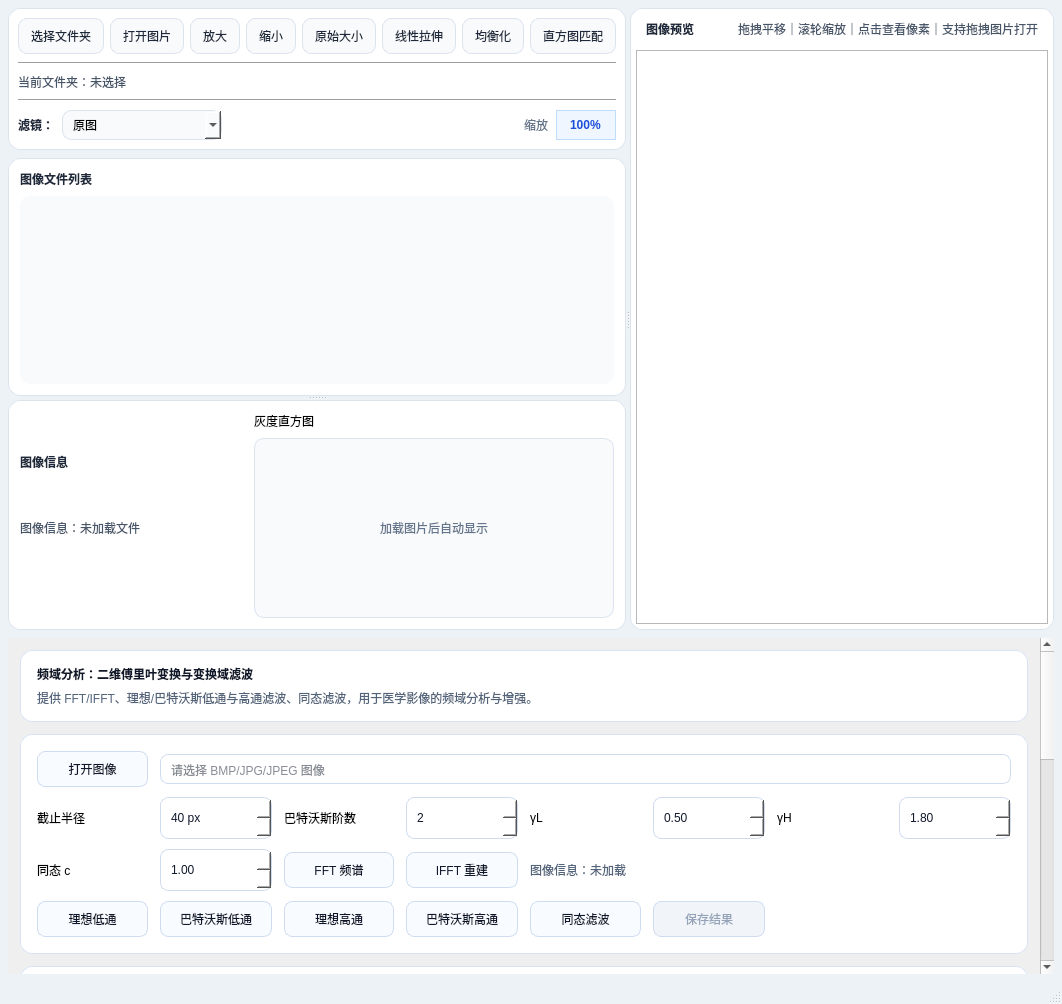
<?xml version="1.0" encoding="UTF-8"?>
<ui version="4.0">
 <class>MainWindow</class>
 <widget class="QMainWindow" name="MainWindow">
  <property name="windowTitle">
   <string>医学影像分析平台</string>
  </property>
  <property name="styleSheet">
   <string notr="true">QMainWindow#MainWindow {
    background: #edf2f7;
}

QWidget#toolbarCard,
QWidget#listCard,
QWidget#infoCard,
QWidget#canvasCard {
    background: white;
    border: 1px solid #dbe3ee;
    border-radius: 12px;
}

QWidget#buttonRow1,
QWidget#buttonRow2,
QWidget#buttonRow3 {
    background: transparent;
}

QFrame#toolbarDivider {
    background: #e8eef5;
    min-height: 1px;
    max-height: 1px;
    border: none;
}

QPushButton {
    background: #f8fafc;
    color: #1e293b;
    border: 1px solid #dbe3ee;
    border-radius: 9px;
    padding: 8px 12px;
}

QPushButton:hover {
    background: #dbeafe;
}

QLabel#folderLabel,
QLabel#infoLabel,
QLabel#histogramLabel,
QLabel#previewHintLabel,
QLabel#filterLabel,
QLabel#listTitle,
QLabel#infoTitle,
QLabel#previewTitleLabel {
    color: #475569;
}

QLabel#filterLabel,
QLabel#listTitle,
QLabel#infoTitle,
QLabel#previewTitleLabel {
    color: #1e293b;
    font-weight: 700;
}

QLabel#zoomTextLabel {
    color: #64748b;
}

QLabel#zoomLabel {
    background: #eff6ff;
    color: #1d4ed8;
    border: 1px solid #bfdbfe;
    border-radius: 999px;
    padding: 4px 10px;
    font-weight: 700;
}

QLabel#histogramLabel {
    background: #f8fafc;
    color: #64748b;
    border: 1px solid #dbe3ee;
    border-radius: 10px;
    padding: 8px;
}

QComboBox {
    background: #f8fafc;
    color: #000000;
    border: 1px solid #dbe3ee;
    border-radius: 9px;
    padding: 6px 10px;
    min-width: 120px;
}

QComboBox QAbstractItemView {
    color: #000000;
    background: #ffffff;
    selection-color: #000000;
    selection-background-color: #e0e0e0;
}

QListWidget {
    background: #f8fafc;
    color: #1e293b;
    border: none;
    border-radius: 10px;
    padding: 6px;
    font-family: Consolas;
}

QListWidget::item {
    padding: 6px 8px;
    border-radius: 6px;
}

QListWidget::item:selected {
    background: #bfdbfe;
    color: #0f172a;
}</string>
  </property>
  <widget class="QWidget" name="centralwidget">
   <layout class="QVBoxLayout" name="rootLayout">
    <property name="leftMargin">
     <number>8</number>
    </property>
    <property name="topMargin">
     <number>8</number>
    </property>
    <property name="rightMargin">
     <number>8</number>
    </property>
    <property name="bottomMargin">
     <number>8</number>
    </property>
    <property name="spacing">
     <number>8</number>
    </property>
    <item>
     <widget class="QSplitter" name="mainSplitter">
      <property name="orientation">
       <enum>Qt::Horizontal</enum>
      </property>
      <property name="childrenCollapsible">
       <bool>false</bool>
      </property>
      <widget class="QWidget" name="leftPanel">
       <layout class="QVBoxLayout" name="leftLayout">
        <property name="leftMargin">
         <number>0</number>
        </property>
        <property name="topMargin">
         <number>0</number>
        </property>
        <property name="rightMargin">
         <number>0</number>
        </property>
        <property name="bottomMargin">
         <number>0</number>
        </property>
        <property name="spacing">
         <number>8</number>
        </property>
        <item>
         <widget class="QWidget" name="toolbarCard">
          <layout class="QVBoxLayout" name="toolbarLayout">
           <property name="leftMargin">
            <number>10</number>
           </property>
           <property name="topMargin">
            <number>10</number>
           </property>
           <property name="rightMargin">
            <number>10</number>
           </property>
           <property name="bottomMargin">
            <number>10</number>
           </property>
           <property name="spacing">
            <number>8</number>
           </property>
           <item>
            <widget class="QWidget" name="buttonRow1">
             <layout class="QHBoxLayout" name="buttonRow1Layout">
              <property name="leftMargin">
               <number>0</number>
              </property>
              <property name="topMargin">
               <number>0</number>
              </property>
              <property name="rightMargin">
               <number>0</number>
              </property>
              <property name="bottomMargin">
               <number>0</number>
              </property>
              <property name="spacing">
               <number>6</number>
              </property>
              <item><widget class="QPushButton" name="selectFolderButton"><property name="text"><string>选择文件夹</string></property></widget></item>
              <item><widget class="QPushButton" name="openFileButton"><property name="text"><string>打开图片</string></property></widget></item>
              <item><widget class="QPushButton" name="zoomInButton"><property name="text"><string>放大</string></property></widget></item>
              <item><widget class="QPushButton" name="zoomOutButton"><property name="text"><string>缩小</string></property></widget></item>
              <item><widget class="QPushButton" name="resetZoomButton"><property name="text"><string>原始大小</string></property></widget></item>
              <item><widget class="QPushButton" name="linearStretchButton"><property name="text"><string>线性拉伸</string></property></widget></item>
              <item><widget class="QPushButton" name="equalizeButton"><property name="text"><string>均衡化</string></property></widget></item>
              <item><widget class="QPushButton" name="histMatchButton"><property name="text"><string>直方图匹配</string></property></widget></item>
             </layout>
            </widget>
           </item>
           <item>
            <widget class="QFrame" name="toolbarDivider1">
             <property name="frameShape">
              <enum>QFrame::HLine</enum>
             </property>
             <property name="frameShadow">
              <enum>QFrame::Sunken</enum>
             </property>
            </widget>
           </item>
           <item>
            <widget class="QWidget" name="buttonRow2">
             <layout class="QHBoxLayout" name="buttonRow2Layout">
              <property name="leftMargin"><number>0</number></property>
              <property name="topMargin"><number>0</number></property>
              <property name="rightMargin"><number>0</number></property>
              <property name="bottomMargin"><number>0</number></property>
              <item>
               <widget class="QLabel" name="folderLabel">
                <property name="text"><string>当前文件夹：未选择</string></property>
                <property name="wordWrap"><bool>true</bool></property>
               </widget>
              </item>
            </layout>
           </widget>
           </item>
           <item>
            <widget class="QFrame" name="toolbarDivider2">
             <property name="frameShape">
              <enum>QFrame::HLine</enum>
             </property>
             <property name="frameShadow">
              <enum>QFrame::Sunken</enum>
             </property>
            </widget>
           </item>
           <item>
            <widget class="QWidget" name="buttonRow3">
             <layout class="QHBoxLayout" name="buttonRow3Layout">
              <property name="leftMargin"><number>0</number></property>
              <property name="topMargin"><number>0</number></property>
              <property name="rightMargin"><number>0</number></property>
              <property name="bottomMargin"><number>0</number></property>
              <property name="spacing"><number>8</number></property>
              <item>
               <widget class="QLabel" name="filterLabel">
                <property name="text"><string>滤镜：</string></property>
               </widget>
              </item>
              <item>
               <widget class="QComboBox" name="filterComboBox">
                <item><property name="text"><string>原图</string></property></item>
                <item><property name="text"><string>灰度</string></property></item>
                <item><property name="text"><string>反相</string></property></item>
                <item><property name="text"><string>二值化</string></property></item>
                <item><property name="text"><string>暖色</string></property></item>
                <item><property name="text"><string>冷色</string></property></item>
                <item><property name="text"><string>边缘增强</string></property></item>
                <item><property name="text"><string>锐化</string></property></item>
               </widget>
              </item>
              <item>
               <spacer name="buttonRow3Spacer">
                <property name="orientation"><enum>Qt::Horizontal</enum></property>
                <property name="sizeHint" stdset="0">
                 <size><width>40</width><height>20</height></size>
                </property>
               </spacer>
              </item>
              <item>
               <widget class="QLabel" name="zoomTextLabel">
                <property name="text"><string>缩放</string></property>
               </widget>
              </item>
              <item>
               <widget class="QLabel" name="zoomLabel">
                <property name="text"><string>100%</string></property>
               </widget>
              </item>
             </layout>
            </widget>
           </item>
          </layout>
         </widget>
        </item>
        <item>
         <widget class="QSplitter" name="leftInnerSplitter">
          <property name="orientation">
           <enum>Qt::Vertical</enum>
          </property>
          <property name="childrenCollapsible">
           <bool>false</bool>
          </property>
          <widget class="QWidget" name="listCard">
           <layout class="QVBoxLayout" name="listLayout">
            <property name="leftMargin"><number>12</number></property>
            <property name="topMargin"><number>12</number></property>
            <property name="rightMargin"><number>12</number></property>
            <property name="bottomMargin"><number>12</number></property>
            <property name="spacing"><number>8</number></property>
            <item>
             <widget class="QLabel" name="listTitle">
              <property name="text"><string>图像文件列表</string></property>
             </widget>
            </item>
            <item>
             <widget class="QListWidget" name="fileListWidget"/>
            </item>
           </layout>
          </widget>
          <widget class="QWidget" name="infoCard">
           <layout class="QHBoxLayout" name="infoLayout">
            <property name="leftMargin"><number>12</number></property>
            <property name="topMargin"><number>12</number></property>
            <property name="rightMargin"><number>12</number></property>
            <property name="bottomMargin"><number>12</number></property>
            <property name="spacing"><number>12</number></property>
            <item>
             <widget class="QWidget" name="infoPane">
              <layout class="QVBoxLayout" name="infoPaneLayout">
               <property name="leftMargin"><number>0</number></property>
               <property name="topMargin"><number>0</number></property>
               <property name="rightMargin"><number>0</number></property>
               <property name="bottomMargin"><number>0</number></property>
               <property name="spacing"><number>8</number></property>
               <item>
                <widget class="QLabel" name="infoTitle">
                 <property name="text"><string>图像信息</string></property>
                </widget>
               </item>
               <item>
                <widget class="QLabel" name="infoLabel">
                 <property name="text"><string>图像信息：未加载文件</string></property>
                 <property name="wordWrap"><bool>true</bool></property>
                 <property name="alignment"><set>Qt::AlignTop|Qt::AlignLeft</set></property>
                </widget>
               </item>
              </layout>
             </widget>
            </item>
            <item>
             <widget class="QWidget" name="histogramPane">
              <property name="minimumSize">
               <size>
                <width>360</width>
                <height>0</height>
               </size>
              </property>
              <layout class="QVBoxLayout" name="histogramPaneLayout">
               <property name="leftMargin"><number>0</number></property>
               <property name="topMargin"><number>0</number></property>
               <property name="rightMargin"><number>0</number></property>
               <property name="bottomMargin"><number>0</number></property>
               <property name="spacing"><number>8</number></property>
               <item>
                <widget class="QLabel" name="histogramTitle">
                 <property name="text"><string>灰度直方图</string></property>
                </widget>
               </item>
               <item>
                <widget class="QLabel" name="histogramLabel">
                 <property name="minimumSize">
                  <size>
                   <width>320</width>
                   <height>180</height>
                  </size>
                 </property>
                 <property name="frameShape">
                  <enum>QFrame::StyledPanel</enum>
                 </property>
                 <property name="alignment">
                  <set>Qt::AlignCenter</set>
                 </property>
                 <property name="text">
                  <string>加载图片后自动显示</string>
                 </property>
                </widget>
               </item>
              </layout>
             </widget>
            </item>
           </layout>
          </widget>
         </widget>
        </item>
       </layout>
      </widget>
      <widget class="QWidget" name="rightPanel">
       <layout class="QVBoxLayout" name="rightLayout">
        <property name="leftMargin"><number>0</number></property>
        <property name="topMargin"><number>0</number></property>
        <property name="rightMargin"><number>0</number></property>
        <property name="bottomMargin"><number>0</number></property>
        <property name="spacing"><number>0</number></property>
        <item>
         <widget class="QWidget" name="canvasCard">
          <layout class="QVBoxLayout" name="canvasLayout">
           <property name="leftMargin"><number>6</number></property>
           <property name="topMargin"><number>6</number></property>
           <property name="rightMargin"><number>6</number></property>
           <property name="bottomMargin"><number>6</number></property>
           <property name="spacing"><number>6</number></property>
           <item>
            <widget class="QWidget" name="canvasTop">
             <property name="minimumSize">
              <size><width>0</width><height>30</height></size>
             </property>
             <property name="maximumSize">
              <size><width>16777215</width><height>30</height></size>
             </property>
             <layout class="QHBoxLayout" name="canvasTopLayout">
              <property name="leftMargin"><number>10</number></property>
              <property name="topMargin"><number>3</number></property>
              <property name="rightMargin"><number>10</number></property>
              <property name="bottomMargin"><number>3</number></property>
              <property name="spacing"><number>8</number></property>
              <item>
               <widget class="QLabel" name="previewTitleLabel">
                <property name="text"><string>图像预览</string></property>
               </widget>
              </item>
              <item>
               <spacer name="canvasTopSpacer">
                <property name="orientation"><enum>Qt::Horizontal</enum></property>
                <property name="sizeHint" stdset="0">
                 <size><width>40</width><height>20</height></size>
                </property>
               </spacer>
              </item>
              <item>
               <widget class="QLabel" name="previewHintLabel">
                <property name="text"><string>拖拽平移｜滚轮缩放｜点击查看像素｜支持拖拽图片打开</string></property>
               </widget>
              </item>
             </layout>
            </widget>
           </item>
           <item>
            <widget class="ImageView" name="imageView">
             <property name="minimumSize">
              <size><width>320</width><height>240</height></size>
             </property>
            </widget>
           </item>
          </layout>
         </widget>
        </item>
       </layout>
      </widget>
     </widget>
    </item>
    <item>
     <widget class="FourierExperimentWidget" name="fourierExperimentPage">
      <property name="styleSheet">
       <string notr="true">FourierExperimentWidget#fourierExperimentPage {
    background: #f5f8ff;
}

QFrame#fourierHeaderCard,
QFrame#fourierControlCard,
QFrame#fourierPreviewCard,
QFrame#fourierNotesCard {
    background: #ffffff;
    border: 1px solid #d7e3f5;
    border-radius: 12px;
}

QLabel#fourierTitle,
QLabel#fourierNotesTitle,
QLabel#fourierOriginalTitle,
QLabel#fourierSpectrumTitle,
QLabel#fourierResultTitle {
    color: #0f172a;
    font-weight: 700;
}

QLabel#fourierSubtitle,
QLabel#fourierImageInfoLabel,
QLabel#fourierStatusLabel {
    color: #52637a;
}

QLabel#fourierOriginalLabel,
QLabel#fourierSpectrumLabel,
QLabel#fourierResultLabel {
    background: #0f172a;
    color: #dbeafe;
    border: 1px solid #d7e3f5;
    border-radius: 10px;
}

QLineEdit#fourierPathEdit,
QSpinBox#fourierCutoffSpin,
QSpinBox#fourierOrderSpin,
QDoubleSpinBox#fourierGammaLowSpin,
QDoubleSpinBox#fourierGammaHighSpin,
QDoubleSpinBox#fourierHomomorphicCSpin,
QTextEdit#fourierNotesEdit {
    color: #0f172a;
    background: #ffffff;
    border: 1px solid #cfdcf0;
    border-radius: 8px;
    padding: 6px 8px;
}

QSpinBox#fourierCutoffSpin,
QSpinBox#fourierOrderSpin,
QDoubleSpinBox#fourierGammaLowSpin,
QDoubleSpinBox#fourierGammaHighSpin,
QDoubleSpinBox#fourierHomomorphicCSpin {
    min-height: 28px;
    padding: 6px 24px 6px 8px;
}

QPushButton#fourierOpenButton,
QPushButton#fourierFftButton,
QPushButton#fourierIfftButton,
QPushButton#fourierIdealLowButton,
QPushButton#fourierButterLowButton,
QPushButton#fourierIdealHighButton,
QPushButton#fourierButterHighButton,
QPushButton#fourierHomoButton,
QPushButton#fourierSaveButton {
    color: #0f172a;
    background: #f8fbff;
    border: 1px solid #cfdcf0;
    border-radius: 8px;
    padding: 8px 12px;
}

QPushButton#fourierOpenButton:hover,
QPushButton#fourierFftButton:hover,
QPushButton#fourierIfftButton:hover,
QPushButton#fourierIdealLowButton:hover,
QPushButton#fourierButterLowButton:hover,
QPushButton#fourierIdealHighButton:hover,
QPushButton#fourierButterHighButton:hover,
QPushButton#fourierHomoButton:hover,
QPushButton#fourierSaveButton:hover {
    background: #e6f0ff;
}

QPushButton#fourierSaveButton:disabled {
    color: #94a3b8;
    background: #f1f5f9;
}</string>
      </property>
      <layout class="QVBoxLayout" name="fourierRootLayout">
       <property name="leftMargin"><number>0</number></property>
       <property name="topMargin"><number>0</number></property>
       <property name="rightMargin"><number>0</number></property>
       <property name="bottomMargin"><number>0</number></property>
       <property name="spacing"><number>10</number></property>
       <item>
        <widget class="QScrollArea" name="fourierScrollArea">
         <property name="frameShape"><enum>QFrame::NoFrame</enum></property>
         <property name="widgetResizable"><bool>true</bool></property>
         <widget class="QWidget" name="fourierScrollContent">
          <layout class="QVBoxLayout" name="fourierContentLayout">
           <property name="leftMargin"><number>12</number></property>
           <property name="topMargin"><number>12</number></property>
           <property name="rightMargin"><number>12</number></property>
           <property name="bottomMargin"><number>12</number></property>
           <property name="spacing"><number>12</number></property>
           <item>
            <widget class="QFrame" name="fourierHeaderCard">
             <layout class="QVBoxLayout" name="fourierHeaderLayout">
              <property name="leftMargin"><number>16</number></property>
              <property name="topMargin"><number>14</number></property>
              <property name="rightMargin"><number>16</number></property>
              <property name="bottomMargin"><number>14</number></property>
              <property name="spacing"><number>6</number></property>
              <item>
               <widget class="QLabel" name="fourierTitle">
                <property name="text"><string>频域分析：二维傅里叶变换与变换域滤波</string></property>
               </widget>
              </item>
              <item>
               <widget class="QLabel" name="fourierSubtitle">
                <property name="text"><string>提供 FFT/IFFT、理想/巴特沃斯低通与高通滤波、同态滤波，用于医学影像的频域分析与增强。</string></property>
                <property name="wordWrap"><bool>true</bool></property>
               </widget>
              </item>
             </layout>
            </widget>
           </item>
           <item>
            <widget class="QFrame" name="fourierControlCard">
             <layout class="QGridLayout" name="fourierControlLayout">
              <property name="leftMargin"><number>16</number></property>
              <property name="topMargin"><number>16</number></property>
              <property name="rightMargin"><number>16</number></property>
              <property name="bottomMargin"><number>16</number></property>
              <property name="horizontalSpacing"><number>12</number></property>
              <property name="verticalSpacing"><number>10</number></property>
              <item row="0" column="0">
               <widget class="QPushButton" name="fourierOpenButton">
                <property name="minimumSize"><size><width>92</width><height>34</height></size></property>
                <property name="text"><string>打开图像</string></property>
               </widget>
              </item>
              <item row="0" column="1" colspan="7">
               <widget class="QLineEdit" name="fourierPathEdit">
                <property name="readOnly"><bool>true</bool></property>
                <property name="placeholderText"><string>请选择 BMP/JPG/JPEG 图像</string></property>
               </widget>
              </item>
              <item row="1" column="0">
               <widget class="QLabel" name="fourierCutoffLabel">
                <property name="text"><string>截止半径</string></property>
               </widget>
              </item>
              <item row="1" column="1">
               <widget class="QSpinBox" name="fourierCutoffSpin">
                <property name="minimumSize"><size><width>112</width><height>0</height></size></property>
                <property name="suffix"><string> px</string></property>
                <property name="minimum"><number>1</number></property>
                <property name="maximum"><number>2048</number></property>
                <property name="value"><number>40</number></property>
               </widget>
              </item>
              <item row="1" column="2">
               <widget class="QLabel" name="fourierOrderLabel">
                <property name="text"><string>巴特沃斯阶数</string></property>
               </widget>
              </item>
              <item row="1" column="3">
               <widget class="QSpinBox" name="fourierOrderSpin">
                <property name="minimumSize"><size><width>96</width><height>0</height></size></property>
                <property name="minimum"><number>1</number></property>
                <property name="maximum"><number>10</number></property>
                <property name="value"><number>2</number></property>
               </widget>
              </item>
              <item row="1" column="4">
               <widget class="QLabel" name="fourierGammaLowLabel">
                <property name="text"><string>γL</string></property>
               </widget>
              </item>
              <item row="1" column="5">
               <widget class="QDoubleSpinBox" name="fourierGammaLowSpin">
                <property name="minimumSize"><size><width>112</width><height>0</height></size></property>
                <property name="decimals"><number>2</number></property>
                <property name="minimum"><double>0.050000000000000</double></property>
                <property name="maximum"><double>2.000000000000000</double></property>
                <property name="singleStep"><double>0.050000000000000</double></property>
                <property name="value"><double>0.500000000000000</double></property>
               </widget>
              </item>
              <item row="1" column="6">
               <widget class="QLabel" name="fourierGammaHighLabel">
                <property name="text"><string>γH</string></property>
               </widget>
              </item>
              <item row="1" column="7">
               <widget class="QDoubleSpinBox" name="fourierGammaHighSpin">
                <property name="minimumSize"><size><width>112</width><height>0</height></size></property>
                <property name="decimals"><number>2</number></property>
                <property name="minimum"><double>0.100000000000000</double></property>
                <property name="maximum"><double>5.000000000000000</double></property>
                <property name="singleStep"><double>0.100000000000000</double></property>
                <property name="value"><double>1.800000000000000</double></property>
               </widget>
              </item>
              <item row="2" column="0">
               <widget class="QLabel" name="fourierHomomorphicCLabel">
                <property name="text"><string>同态 c</string></property>
               </widget>
              </item>
              <item row="2" column="1">
               <widget class="QDoubleSpinBox" name="fourierHomomorphicCSpin">
                <property name="minimumSize"><size><width>112</width><height>0</height></size></property>
                <property name="decimals"><number>2</number></property>
                <property name="minimum"><double>0.100000000000000</double></property>
                <property name="maximum"><double>10.000000000000000</double></property>
                <property name="singleStep"><double>0.100000000000000</double></property>
                <property name="value"><double>1.000000000000000</double></property>
               </widget>
              </item>
              <item row="2" column="2">
               <widget class="QPushButton" name="fourierFftButton">
                <property name="minimumSize"><size><width>92</width><height>34</height></size></property>
                <property name="text"><string>FFT 频谱</string></property>
               </widget>
              </item>
              <item row="2" column="3">
               <widget class="QPushButton" name="fourierIfftButton">
                <property name="minimumSize"><size><width>92</width><height>34</height></size></property>
                <property name="text"><string>IFFT 重建</string></property>
               </widget>
              </item>
              <item row="2" column="4" colspan="4">
               <widget class="QLabel" name="fourierImageInfoLabel">
                <property name="text"><string>图像信息：未加载</string></property>
                <property name="wordWrap"><bool>true</bool></property>
               </widget>
              </item>
              <item row="3" column="0">
               <widget class="QPushButton" name="fourierIdealLowButton">
                <property name="minimumSize"><size><width>92</width><height>34</height></size></property>
                <property name="text"><string>理想低通</string></property>
               </widget>
              </item>
              <item row="3" column="1">
               <widget class="QPushButton" name="fourierButterLowButton">
                <property name="minimumSize"><size><width>112</width><height>34</height></size></property>
                <property name="text"><string>巴特沃斯低通</string></property>
               </widget>
              </item>
              <item row="3" column="2">
               <widget class="QPushButton" name="fourierIdealHighButton">
                <property name="minimumSize"><size><width>92</width><height>34</height></size></property>
                <property name="text"><string>理想高通</string></property>
               </widget>
              </item>
              <item row="3" column="3">
               <widget class="QPushButton" name="fourierButterHighButton">
                <property name="minimumSize"><size><width>112</width><height>34</height></size></property>
                <property name="text"><string>巴特沃斯高通</string></property>
               </widget>
              </item>
              <item row="3" column="4">
               <widget class="QPushButton" name="fourierHomoButton">
                <property name="minimumSize"><size><width>92</width><height>34</height></size></property>
                <property name="text"><string>同态滤波</string></property>
               </widget>
              </item>
              <item row="3" column="5">
               <widget class="QPushButton" name="fourierSaveButton">
                <property name="minimumSize"><size><width>92</width><height>34</height></size></property>
                <property name="enabled"><bool>false</bool></property>
                <property name="text"><string>保存结果</string></property>
               </widget>
              </item>
             </layout>
            </widget>
           </item>
           <item>
            <widget class="QFrame" name="fourierPreviewCard">
             <layout class="QGridLayout" name="fourierPreviewLayout">
              <property name="leftMargin"><number>16</number></property>
              <property name="topMargin"><number>16</number></property>
              <property name="rightMargin"><number>16</number></property>
              <property name="bottomMargin"><number>16</number></property>
              <property name="horizontalSpacing"><number>12</number></property>
              <property name="verticalSpacing"><number>10</number></property>
              <item row="0" column="0">
               <widget class="QLabel" name="fourierOriginalTitle">
                <property name="text"><string>原图</string></property>
               </widget>
              </item>
              <item row="0" column="1">
               <widget class="QLabel" name="fourierSpectrumTitle">
                <property name="text"><string>频谱/滤波器频域</string></property>
               </widget>
              </item>
              <item row="0" column="2">
               <widget class="QLabel" name="fourierResultTitle">
                <property name="text"><string>结果图像</string></property>
               </widget>
              </item>
              <item row="1" column="0">
               <widget class="QLabel" name="fourierOriginalLabel">
                <property name="minimumSize"><size><width>280</width><height>260</height></size></property>
                <property name="text"><string>等待图像</string></property>
                <property name="alignment"><set>Qt::AlignCenter</set></property>
                <property name="wordWrap"><bool>true</bool></property>
               </widget>
              </item>
              <item row="1" column="1">
               <widget class="QLabel" name="fourierSpectrumLabel">
                <property name="minimumSize"><size><width>280</width><height>260</height></size></property>
                <property name="text"><string>等待图像</string></property>
                <property name="alignment"><set>Qt::AlignCenter</set></property>
                <property name="wordWrap"><bool>true</bool></property>
               </widget>
              </item>
              <item row="1" column="2">
               <widget class="QLabel" name="fourierResultLabel">
                <property name="minimumSize"><size><width>280</width><height>260</height></size></property>
                <property name="text"><string>等待图像</string></property>
                <property name="alignment"><set>Qt::AlignCenter</set></property>
                <property name="wordWrap"><bool>true</bool></property>
               </widget>
              </item>
             </layout>
            </widget>
           </item>
           <item>
            <widget class="QFrame" name="fourierNotesCard">
             <layout class="QVBoxLayout" name="fourierNotesLayout">
              <property name="leftMargin"><number>16</number></property>
              <property name="topMargin"><number>14</number></property>
              <property name="rightMargin"><number>16</number></property>
              <property name="bottomMargin"><number>14</number></property>
              <property name="spacing"><number>8</number></property>
              <item>
               <widget class="QLabel" name="fourierNotesTitle">
                <property name="text"><string>处理说明</string></property>
               </widget>
              </item>
              <item>
               <widget class="QTextEdit" name="fourierNotesEdit">
                <property name="minimumSize"><size><width>0</width><height>96</height></size></property>
                <property name="readOnly"><bool>true</bool></property>
                <property name="plainText"><string>1. FFT/IFFT：对图像乘以 (-1)^(x+y) 后做二维 FFT，使频谱中心移到图像中心。
2. 理想滤波器：按距离 D 与截止半径 D0 的关系直接保留或抑制频率。
3. 巴特沃斯滤波器：阶数越高，过渡带越陡，通常比理想滤波器振铃更弱。
4. 同态滤波：对 log(1+I) 做频域高频增强和低频抑制，再指数反变换。</string></property>
               </widget>
              </item>
             </layout>
            </widget>
           </item>
           <item>
            <widget class="QLabel" name="fourierStatusLabel">
             <property name="minimumSize"><size><width>0</width><height>26</height></size></property>
             <property name="text"><string>状态：请加载图像后开始频域分析</string></property>
            </widget>
           </item>
          </layout>
         </widget>
        </widget>
       </item>
      </layout>
     </widget>
    </item>
   </layout>
  </widget>
  <widget class="QMenuBar" name="menubar"/>
  <widget class="QStatusBar" name="statusbar"/>
 </widget>
 <customwidgets>
  <customwidget>
   <class>ImageView</class>
   <extends>QGraphicsView</extends>
   <header>ImageView.h</header>
  </customwidget>
  <customwidget>
   <class>FourierExperimentWidget</class>
   <extends>QWidget</extends>
   <header>FourierExperimentWidget.h</header>
   <container>1</container>
  </customwidget>
 </customwidgets>
 <resources/>
 <connections/>
</ui>
